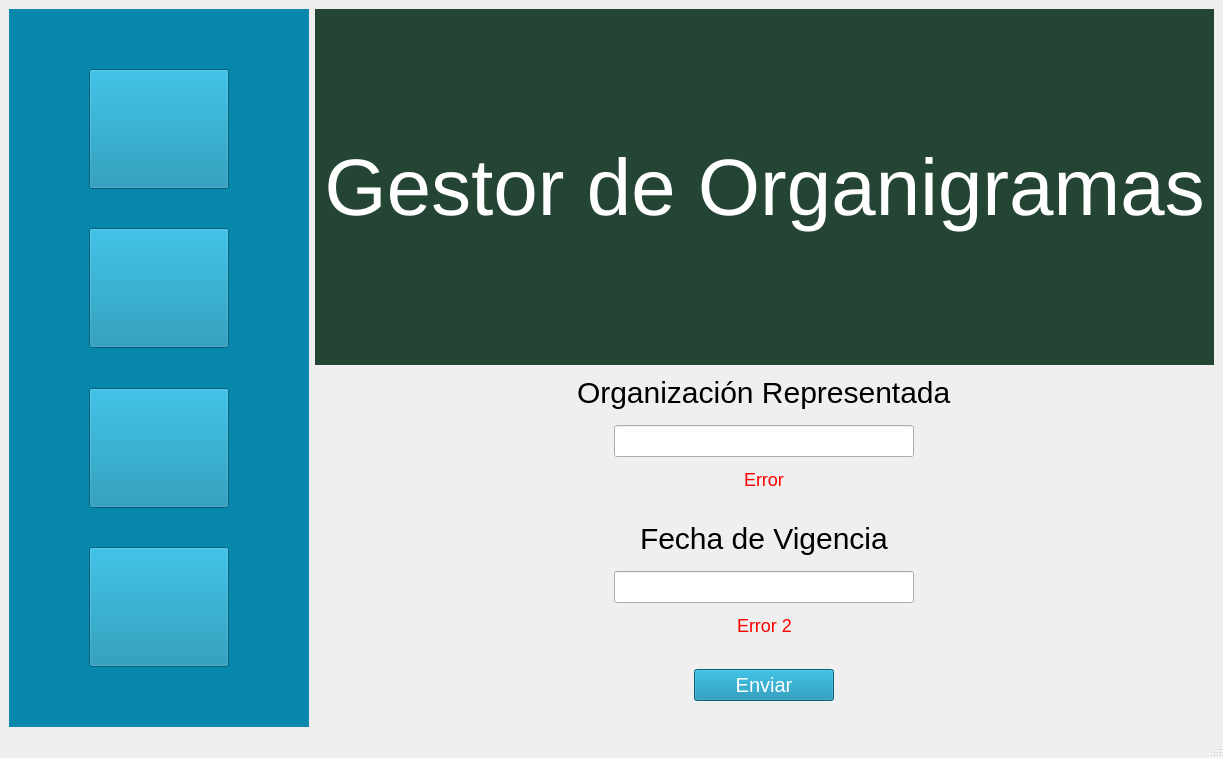
<?xml version="1.0" encoding="UTF-8"?>
<ui version="4.0">
 <class>MainWindow</class>
 <widget class="QMainWindow" name="MainWindow">
  <property name="geometry">
   <rect>
    <x>0</x>
    <y>0</y>
    <width>1207</width>
    <height>758</height>
   </rect>
  </property>
  <property name="windowTitle">
   <string>MainWindow</string>
  </property>
  <widget class="QWidget" name="centralwidget">
   <layout class="QGridLayout" name="gridLayout_4">
    <item row="0" column="0" rowspan="2">
     <layout class="QVBoxLayout" name="verticalLayout_7">
      <item>
       <widget class="QFrame" name="horizontalFrame">
        <property name="sizePolicy">
         <sizepolicy hsizetype="Preferred" vsizetype="Preferred">
          <horstretch>0</horstretch>
          <verstretch>0</verstretch>
         </sizepolicy>
        </property>
        <property name="minimumSize">
         <size>
          <width>300</width>
          <height>550</height>
         </size>
        </property>
        <property name="maximumSize">
         <size>
          <width>350</width>
          <height>16777215</height>
         </size>
        </property>
        <property name="layoutDirection">
         <enum>Qt::LeftToRight</enum>
        </property>
        <property name="autoFillBackground">
         <bool>false</bool>
        </property>
        <property name="styleSheet">
         <string notr="true">background-color:#0887ac</string>
        </property>
        <property name="frameShape">
         <enum>QFrame::NoFrame</enum>
        </property>
        <layout class="QHBoxLayout" name="verticalLayout_5">
         <property name="spacing">
          <number>0</number>
         </property>
         <property name="sizeConstraint">
          <enum>QLayout::SetDefaultConstraint</enum>
         </property>
         <property name="leftMargin">
          <number>0</number>
         </property>
         <property name="topMargin">
          <number>0</number>
         </property>
         <property name="rightMargin">
          <number>0</number>
         </property>
         <property name="bottomMargin">
          <number>0</number>
         </property>
         <item>
          <layout class="QVBoxLayout" name="verticalLayout">
           <property name="spacing">
            <number>0</number>
           </property>
           <property name="sizeConstraint">
            <enum>QLayout::SetMaximumSize</enum>
           </property>
           <property name="leftMargin">
            <number>0</number>
           </property>
           <property name="topMargin">
            <number>40</number>
           </property>
           <property name="rightMargin">
            <number>0</number>
           </property>
           <property name="bottomMargin">
            <number>40</number>
           </property>
           <item alignment="Qt::AlignHCenter|Qt::AlignVCenter">
            <widget class="QPushButton" name="pushButton_8">
             <property name="sizePolicy">
              <sizepolicy hsizetype="Minimum" vsizetype="Expanding">
               <horstretch>0</horstretch>
               <verstretch>0</verstretch>
              </sizepolicy>
             </property>
             <property name="minimumSize">
              <size>
               <width>140</width>
               <height>120</height>
              </size>
             </property>
             <property name="maximumSize">
              <size>
               <width>400</width>
               <height>400</height>
              </size>
             </property>
             <property name="layoutDirection">
              <enum>Qt::LeftToRight</enum>
             </property>
             <property name="styleSheet">
              <string notr="true">image: url(:/crear organigrama/iconos/abrir-agregar-carpeta.png);</string>
             </property>
             <property name="text">
              <string/>
             </property>
            </widget>
           </item>
           <item alignment="Qt::AlignHCenter|Qt::AlignVCenter">
            <widget class="QPushButton" name="pushButton_6">
             <property name="sizePolicy">
              <sizepolicy hsizetype="Minimum" vsizetype="Expanding">
               <horstretch>0</horstretch>
               <verstretch>0</verstretch>
              </sizepolicy>
             </property>
             <property name="minimumSize">
              <size>
               <width>140</width>
               <height>120</height>
              </size>
             </property>
             <property name="maximumSize">
              <size>
               <width>400</width>
               <height>400</height>
              </size>
             </property>
             <property name="styleSheet">
              <string notr="true">image: url(:/crear organigrama/iconos/carpeta-abierta.png)</string>
             </property>
             <property name="text">
              <string/>
             </property>
            </widget>
           </item>
           <item alignment="Qt::AlignHCenter|Qt::AlignVCenter">
            <widget class="QPushButton" name="pushButton_5">
             <property name="sizePolicy">
              <sizepolicy hsizetype="Minimum" vsizetype="Expanding">
               <horstretch>0</horstretch>
               <verstretch>0</verstretch>
              </sizepolicy>
             </property>
             <property name="minimumSize">
              <size>
               <width>140</width>
               <height>120</height>
              </size>
             </property>
             <property name="maximumSize">
              <size>
               <width>400</width>
               <height>400</height>
              </size>
             </property>
             <property name="styleSheet">
              <string notr="true">image: url(:/crear organigrama/iconos/Organigrama/grupo-de-usuarios.png);</string>
             </property>
             <property name="text">
              <string/>
             </property>
            </widget>
           </item>
           <item alignment="Qt::AlignHCenter|Qt::AlignVCenter">
            <widget class="QPushButton" name="pushButton_7">
             <property name="sizePolicy">
              <sizepolicy hsizetype="Minimum" vsizetype="Expanding">
               <horstretch>0</horstretch>
               <verstretch>0</verstretch>
              </sizepolicy>
             </property>
             <property name="minimumSize">
              <size>
               <width>140</width>
               <height>120</height>
              </size>
             </property>
             <property name="maximumSize">
              <size>
               <width>400</width>
               <height>400</height>
              </size>
             </property>
             <property name="styleSheet">
              <string notr="true">image: url(:/crear organigrama/iconos/archivo-pdf.png)</string>
             </property>
             <property name="text">
              <string/>
             </property>
            </widget>
           </item>
          </layout>
         </item>
        </layout>
       </widget>
      </item>
     </layout>
    </item>
    <item row="1" column="1">
     <layout class="QVBoxLayout" name="verticalLayout_2">
      <property name="topMargin">
       <number>0</number>
      </property>
      <property name="bottomMargin">
       <number>20</number>
      </property>
      <item alignment="Qt::AlignHCenter|Qt::AlignVCenter">
       <widget class="QLabel" name="label_2">
        <property name="styleSheet">
         <string notr="true">font-size:30px</string>
        </property>
        <property name="text">
         <string>Organización Representada</string>
        </property>
       </widget>
      </item>
      <item alignment="Qt::AlignHCenter|Qt::AlignVCenter">
       <widget class="QLineEdit" name="lineEdit_2">
        <property name="minimumSize">
         <size>
          <width>300</width>
          <height>0</height>
         </size>
        </property>
        <property name="maximumSize">
         <size>
          <width>16777215</width>
          <height>16777215</height>
         </size>
        </property>
        <property name="styleSheet">
         <string notr="true">font-size:20px</string>
        </property>
       </widget>
      </item>
      <item alignment="Qt::AlignHCenter|Qt::AlignTop">
       <widget class="QLabel" name="label_3">
        <property name="styleSheet">
         <string notr="true">font-size:18px;color:red;</string>
        </property>
        <property name="text">
         <string>Error</string>
        </property>
       </widget>
      </item>
      <item alignment="Qt::AlignHCenter|Qt::AlignVCenter">
       <widget class="QLabel" name="label">
        <property name="styleSheet">
         <string notr="true">font-size:30px</string>
        </property>
        <property name="text">
         <string>Fecha de Vigencia</string>
        </property>
       </widget>
      </item>
      <item alignment="Qt::AlignHCenter|Qt::AlignVCenter">
       <widget class="QLineEdit" name="lineEdit">
        <property name="minimumSize">
         <size>
          <width>300</width>
          <height>0</height>
         </size>
        </property>
        <property name="styleSheet">
         <string notr="true">font-size:20px</string>
        </property>
       </widget>
      </item>
      <item alignment="Qt::AlignHCenter|Qt::AlignTop">
       <widget class="QLabel" name="label_4">
        <property name="styleSheet">
         <string notr="true">font-size:18px;color:red;</string>
        </property>
        <property name="text">
         <string>Error 2</string>
        </property>
       </widget>
      </item>
      <item alignment="Qt::AlignHCenter|Qt::AlignVCenter">
       <widget class="QPushButton" name="pushButton">
        <property name="minimumSize">
         <size>
          <width>140</width>
          <height>30</height>
         </size>
        </property>
        <property name="styleSheet">
         <string notr="true">font-size:20px;background-color:#0887ac;color:white</string>
        </property>
        <property name="text">
         <string>Enviar</string>
        </property>
       </widget>
      </item>
     </layout>
    </item>
    <item row="0" column="1">
     <layout class="QHBoxLayout" name="horizontalLayout_2">
      <item>
       <widget class="QFrame" name="verticalFrame">
        <property name="minimumSize">
         <size>
          <width>0</width>
          <height>250</height>
         </size>
        </property>
        <property name="maximumSize">
         <size>
          <width>16777215</width>
          <height>16777215</height>
         </size>
        </property>
        <property name="styleSheet">
         <string notr="true">background-color:#244434</string>
        </property>
        <layout class="QVBoxLayout" name="verticalLayout_4">
         <item>
          <widget class="QLabel" name="label_11">
           <property name="maximumSize">
            <size>
             <width>100000</width>
             <height>100000</height>
            </size>
           </property>
           <property name="styleSheet">
            <string notr="true">font-size:80px;color:white;text-align:center;</string>
           </property>
           <property name="text">
            <string>Gestor de Organigramas</string>
           </property>
           <property name="alignment">
            <set>Qt::AlignCenter</set>
           </property>
          </widget>
         </item>
        </layout>
       </widget>
      </item>
     </layout>
    </item>
   </layout>
  </widget>
  <widget class="QStatusBar" name="statusbar"/>
 </widget>
 <resources>
  <include location="crear.qrc"/>
 </resources>
 <connections/>
</ui>
